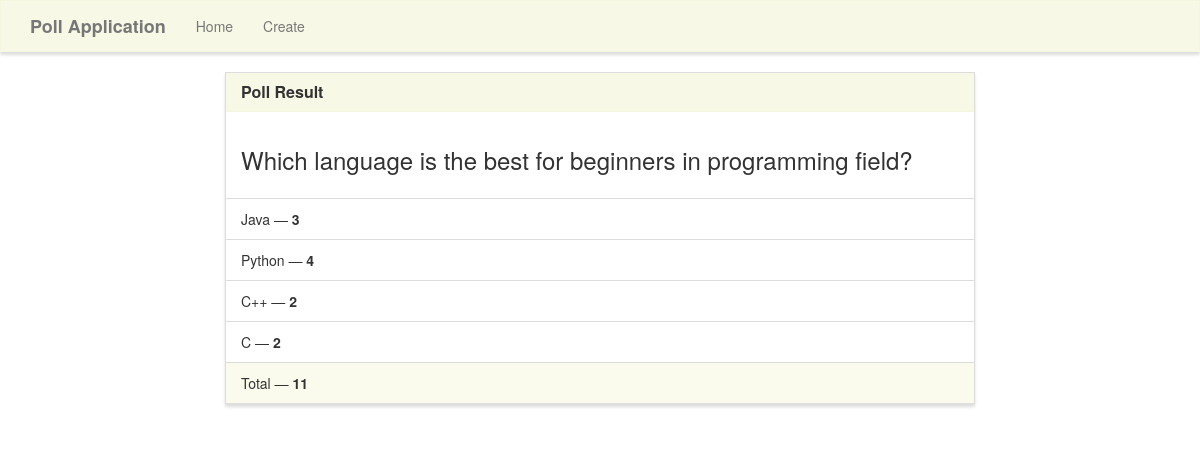
The app's page /results/1/ with its own data.
### pollapp/models.py (models this page shows)
class Poll(models.Model):
    question = models.TextField()
    option_one = models.CharField(max_length=30)
    option_two = models.CharField(max_length=30)
    option_three = models.CharField(max_length=30)
    option_four = models.CharField(max_length=30)
    option_one_count = models.IntegerField(default=0)
    option_two_count = models.IntegerField(default=0)
    option_three_count = models.IntegerField(default=0)
    option_four_count = models.IntegerField(default=0)
    def total(self):
        return self.option_one_count + self.option_two_count + self.option_three_count + self.option_four_count

### pollapp/views.py (the view)
# urls.py: path('results/<poll_id>/', poll_views.results, name='results'),
def results(request, poll_id):
    poll = Poll.objects.get(pk=poll_id)
    context = {
        'poll' : poll
    }
    return render(request, 'results.html', context)

### templates/results.html (shortened to what this page needs)
{% extends "base.html" %}
{% block main %}
<div class="row">
    <div class="col-lg-8 col-lg-offset-2">
        <div class="panel panel-default">
            <div class="panel-heading">
                <h3 class="panel-title">Poll Result</h3>
            </div>
            <div class="panel-body">
                <h3>{{ poll.question }}</h3>
            </div>
            <ul class="list-group">
                <li class="list-group-item">{{ poll.option_one }} &mdash; <strong>{{ poll.option_one_count }}</strong></li>
                <li class="list-group-item">{{ poll.option_two }} &mdash; <strong>{{ poll.option_two_count }}</strong></li>
                <li class="list-group-item">{{ poll.option_three }} &mdash; <strong>{{ poll.option_three_count }}</strong></li>
                <li class="list-group-item">{{ poll.option_four }} &mdash; <strong>{{ poll.option_four_count }}</strong></li>
            </ul>
            <div class="panel-footer">
                Total &mdash; <strong>{{ poll.total }}</strong>
            </div>
        </div>
    </div>
</div>
{% endblock %}

### templates/base.html (shortened to what this page needs)
{% load static %}
<!DOCTYPE html>
<html lang="en">
	<head>
		<link rel="stylesheet" href="https://maxcdn.bootstrapcdn.com/bootstrap/3.3.7/css/bootstrap.min.css">
		<link rel="stylesheet" type="text/css" href="{% static 'style.css' %}" />
	</head>
	<body>
		<nav class="navbar navbar-default" role="navigation">
			<div class="container">
				<div class="navbar-header">
					<a class="navbar-brand" href="{% url 'home' %}">Poll Application</a>
				</div>
				<div class="collapse navbar-collapse navbar-ex1-collapse">
					<ul class="nav navbar-nav">
						<li><a href="{% url 'home' %}">Home</a></li>
						<li><a href="{% url 'create' %}">Create</a></li>
					</ul>
				</div>
			</div>
		</nav>
		<div class="container">
			{% block main %}{% endblock %}
		</div>
	</body>
</html>

### static/style.css (style rules this page uses)
.navbar-default, .btn, .form-control, .panel { border-radius: 0; }
.navbar-default { background-color: rgba(245, 245, 220, .7); border-color: rgba(245, 245, 220, .6); box-shadow: 0px 3px 3px 0px #ddd; }
.panel-default > .panel-heading { color: #333; background-color: rgba(245, 245, 220, .7); border-color: rgba(245, 245, 220, .6); border-top-left-radius: 0; border-top-right-radius: 0; }
.panel-footer { background-color: rgba(245, 245, 220, .5); border-color: rgba(245, 245, 220, .4); }
.panel { box-shadow: 0px 3px 3px 0px #ddd; }
a.navbar-brand, .panel-title { font-weight: bolder; }

### records on screen
Poll: question "Which language is the best for beginners in programming field?", option_one "Java", option_one_count "3", option_two "Python", option_two_count "4", option_three "C++", option_three_count "2", option_four "C", option_four_count "2", total "11"
